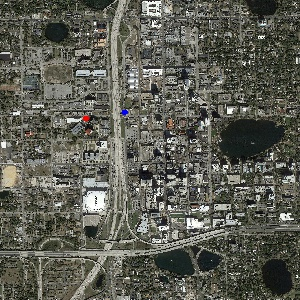
#> input picture tt_dynamic/input_images/1.jpg, 300 x 300 px, found by its file name
$ python txt2img.py
#> lines starting #> are read from the running program, lines starting #| are printed output that depends on the picture
import numpy as np
from PIL import Image
import cv2
MIN_VALUE = -100000

map_file = np.loadtxt('map.txt',dtype=int)
image_file = np.zeros_like(cv2.imread('1.jpg'))
#> image_file: shape (300, 300, 3); every value is 0

# bounding negative values for keeping it in bounds
map_file[0,:] = MIN_VALUE
map_file[:,0] = MIN_VALUE
map_file[:,len(map_file)-1]=MIN_VALUE
map_file[len(map_file)-1,:]=MIN_VALUE

for i in range(300):
    for j in range(300):
        if map_file[i,j]== 0:
            image_file[i,j] = [0,0,0] #nothing
        elif map_file[i,j] == 1:
            image_file[i,j] = [0,255,0] #green
        else:
            image_file[i,j] = [0,0,255] #red
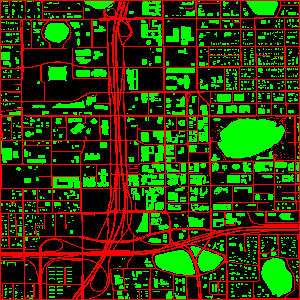
#> image_file: shape (300, 300, 3); mean B, G, R 0, 56.7, 44

cv2.imwrite('dqn_eyes_color_corrected.jpg',image_file)
